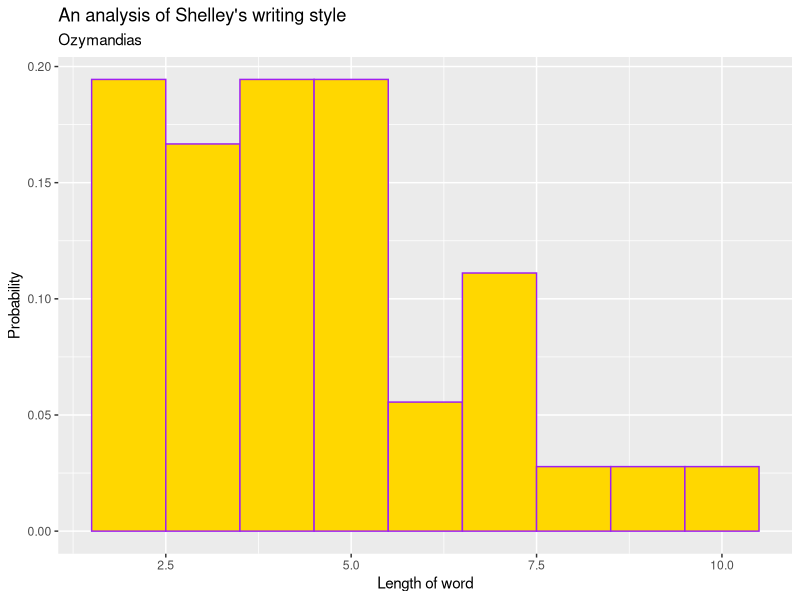

Generate this figure with R:
## ---- chunk 1
knitr::opts_chunk$set(echo = TRUE)
library(tidyverse)
## ---- chunk 2
shelley_df <- data.frame( 
  x = c(2,3,4,5,6,7,8,9,10),
  prob = c(7/36,6/36,7/36,7/36,2/36,4/36,1/36,1/36,1/36) )

ggplot(data = shelley_df, 
       mapping = aes(x=x, y =prob) )+
  geom_col(width = 1, color = "purple", fill = "gold") +
  labs(x = "Length of word",
       y = "Probability",
       title="An analysis of Shelley's writing style",
       subtitle = "Ozymandias")


